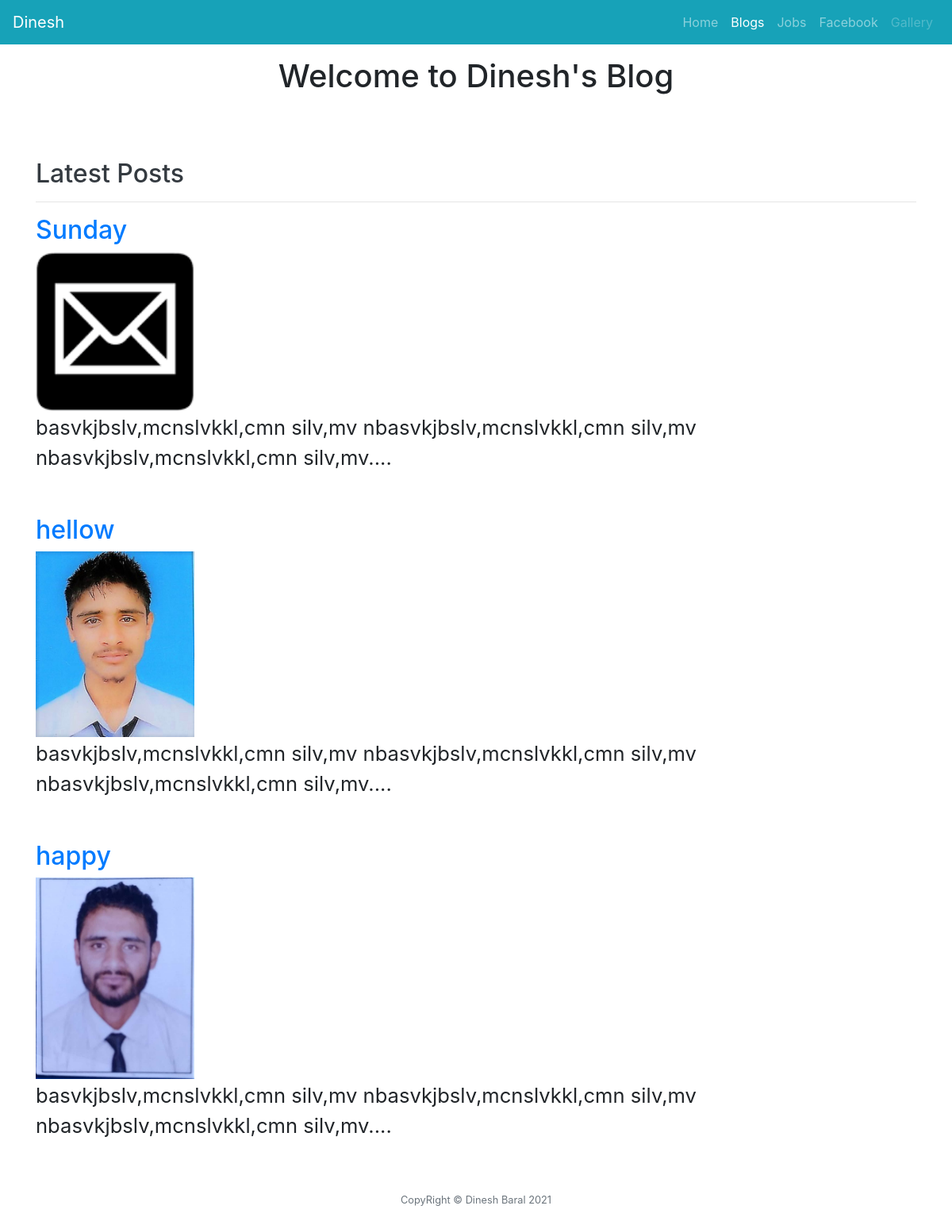
Screenshot of /blog/ with the database file from the repository.
### blog/models.py (models this page shows, shortened)
class Blog(models.Model):
	title =models.CharField(max_length=100)
	date = models.DateTimeField(default=timezone.now )
	content = models.TextField()
	image = models.ImageField(upload_to ='image/')
	def summary(self):
		if len(self.content)<100:
			return self.content
		else:
			return self.content[:100]+"...."

### blog/views.py (the view)
# urls.py: path('', views.allblog, name ='allblog'),
def allblog(request):
	blog = Blog.objects.order_by('date')
	return render(request, 'blog/allblog.html', {'blog': blog} )

### templates/blog/allblog.html (shortened to what this page needs)
<!doctype html>
<html lang="en">
  <head>
    {% load staticfiles %}
<link rel="stylesheet" href="https://stackpath.bootstrapcdn.com/bootstrap/4.4.1/css/bootstrap.min.css">
  </head>
  <body>
<header>
  <nav class="navbar navbar-expand-lg navbar-dark bg-info
  ">
  <a class="navbar-brand" href="{% url 'index' %}">Dinesh</a>
  <div class="collapse navbar-collapse" id="navbarNavAltMarkup">
    <div class="navbar-nav ml-auto">
      <a class="nav-item nav-link " href="{% url 'index' %}">Home </a>
      <a class="nav-item nav-link active" href="{% url 'allblog' %}">Blogs</a>
      <a class="nav-item nav-link" href="{% url 'index' %}">Jobs</a>
      <a class="nav-item nav-link" href="http://www.fb.com/deenesh.baral">Facebook</a>
      <a class="nav-item nav-link disabled" href="#" tabindex="-1" aria-disabled="true">Gallery</a>
    </div>
  </div>
</nav>
</header>
<main role="main">
  <h1 class="text-center pt-3 bg-faded">Welcome to Dinesh's Blog</h1>
  <div class="container bg-transparent">
        <br />
        <br />
        <br />
        <h2 class="text-dark ">Latest Posts</h2>
        <hr />
        {% for blog in blog %}
        <a href=" {% url 'detail' blog.id %}"><h2 >{{ blog.title }}<h2><a/>
        <img class="img-fluid" src="{{media_url}}{{blog.image.url}}" height="200" width="200" />
        <p><small>{{ blog.summary }}</small></p><br>
        {% endfor %}
  </div>
</main>
<footer class="text-muted">
  <div class="container text-center">
    <p><small>CopyRight © Dinesh Baral {% now "Y"%}</small></p>
  </div>
</footer>
<script src="https://stackpath.bootstrapcdn.com/bootstrap/4.4.1/js/bootstrap.min.js"></script></body>
</html>

### rows the page displays
Blog: title "Sunday", image (picture), summary "basvkjbslv,mcnslvkkl,cmn silv,mv nbasvkjbslv,mcnslvkkl,cmn silv,mv nbasvkjbslv,mcnslvkkl,cmn silv,mv...."
Blog: title "hellow", image (picture), summary "basvkjbslv,mcnslvkkl,cmn silv,mv nbasvkjbslv,mcnslvkkl,cmn silv,mv nbasvkjbslv,mcnslvkkl,cmn silv,mv...."
Blog: title "happy", image (picture), summary "basvkjbslv,mcnslvkkl,cmn silv,mv nbasvkjbslv,mcnslvkkl,cmn silv,mv nbasvkjbslv,mcnslvkkl,cmn silv,mv...."
